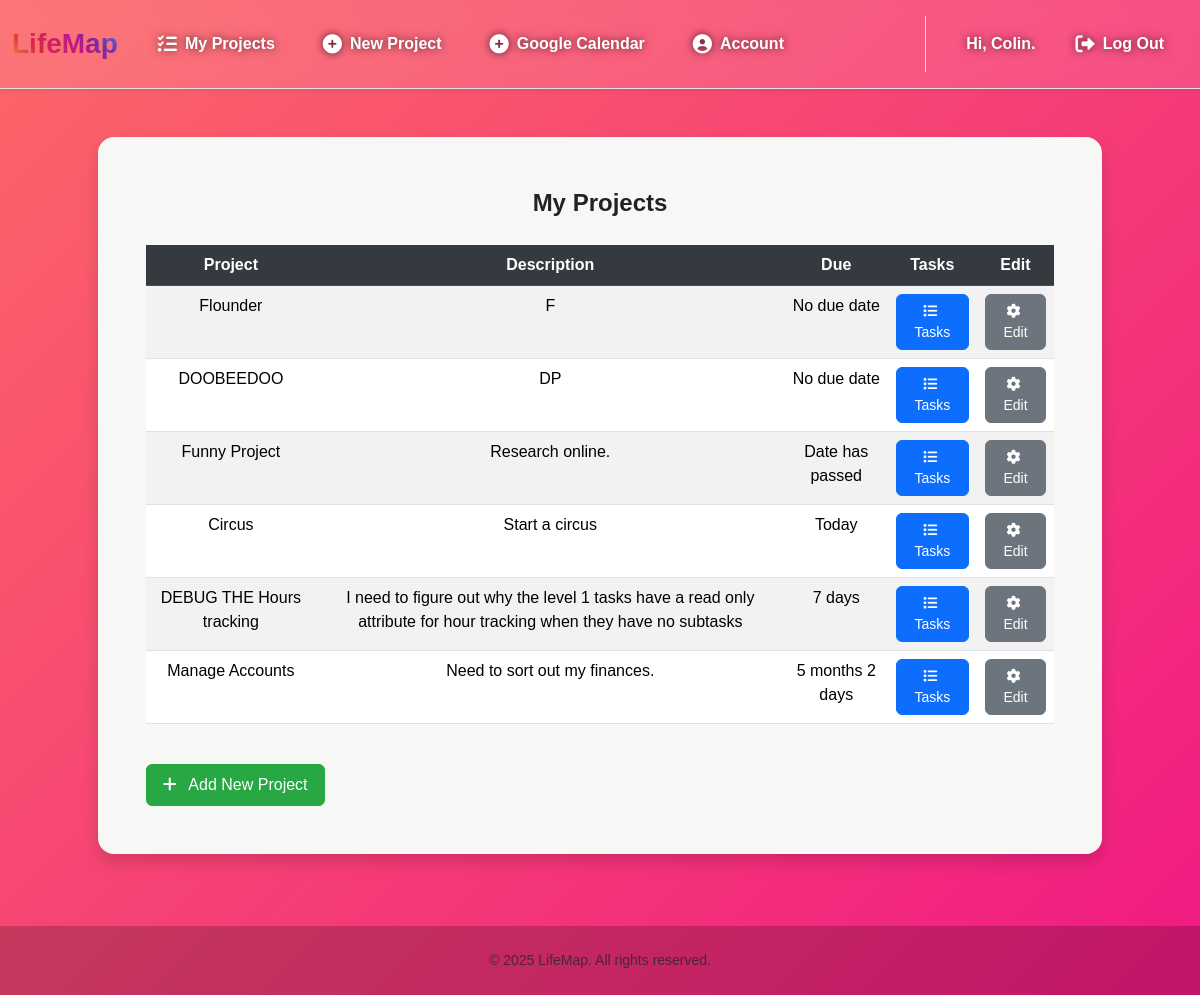
Screenshot of /projects (signed in) with the database file from the repository.
### tables this page shows
CREATE TABLE users (
    user_id INTEGER PRIMARY KEY AUTOINCREMENT,
    username TEXT NOT NULL UNIQUE,
    email TEXT UNIQUE,
    password_hash TEXT NOT NULL
, google_token TEXT);

CREATE TABLE projects (
    project_id INTEGER PRIMARY KEY AUTOINCREMENT,
    user_id INTEGER NOT NULL,
    name TEXT NOT NULL,
    description TEXT,
    start_date TEXT,
    end_date TEXT,
    FOREIGN KEY (user_id) REFERENCES users (user_id)
);

### app.py (the view)
@app.route("/projects", methods=["GET", "POST"])
@login_required
def projects_list():
    if request.method == "GET":
        conn = get_db()
        cursor = conn.cursor()
        user_id = session["user_id"]
        cursor.execute(
            """SELECT * FROM projects WHERE user_id = ? ORDER BY end_date ASC""", (user_id,))
        rows = [dict(row) for row in cursor.fetchall()]
        for row in rows:
            row["readable_due_date"] = format_date_difference(row["end_date"])
        return render_template(
            "projects.html",
            projects=rows,
            username=get_username(user_id))
    else:
        return error_page("Request Error, Only GET requests accepted.", 403)

### app.py (called while the page is built)
@app.after_request
def after_request(response):
    response.headers["Cache-Control"] = "no-cache, no-store, must-revalidate"
    response.headers["Expires"] = 0
    response.headers["Pragma"] = "no-cache"
    return response

### help.py (called while the page is built)
def get_db():
    if 'lifemap_db' not in g:
        g.lifemap_db = sqlite3.connect("LifeMap.db")
        g.lifemap_db.row_factory = sqlite3.Row
    return g.lifemap_db

def login_required(f):
    @wraps(f)
    def decorated_function(*args, **kwargs):
        if session.get("user_id") is None:
            return redirect("/login")
        return f(*args, **kwargs)
    return decorated_function

def get_username(user_id):
    conn = get_db()
    cursor = conn.cursor()
    cursor.execute("""SELECT username FROM users WHERE user_id = ?""", (user_id,))
    username_row = cursor.fetchone()
    return username_row[0] if username_row else None

def format_date_difference(target_date_str: str) -> str:
    if not target_date_str: return "No due date"
    target_date = date.fromisoformat(target_date_str)
    today = date.today()
    delta = relativedelta(target_date, today)
    if target_date < today: return "Date has passed"
    parts = []
    if delta.years: parts.append(f"{delta.years} year{'s' if delta.years != 1 else ''}")
    if delta.months: parts.append(f"{delta.months} month{'s' if delta.months != 1 else ''}")
    if delta.days: parts.append(f"{delta.days} day{'s' if delta.days != 1 else ''}")
    return " ".join(parts) or "Today"

### templates/projects.html (shortened to what this page needs)
{% extends "layout.html" %}
{% block username %}
    <div class="username fs-6 fw-bold">Hi, {{username}}.</div>
{% endblock %}
{% block main %}
    <div class="mb-4 shadow rounded-4 p-5 mx-auto" style="background-color: #f7f7f5 !important; max-width: 90%; width: 100%;">
        <div class="fs-4 fw-bold mb-4 text-center">
            My Projects
        </div>
        <div class="table-responsive">
            <table class="table table-hover table-striped">
                <thead class="table-dark">
                    <tr>
                        <th scope="col">Project</th>
                        <th scope="col">Description</th>
                        <th scope="col">Due</th>
                        <th scope="col">Tasks</th>
                        <th scope="col">Edit</th>
                    </tr>
                </thead>
                <tbody>
                    {% for row in projects %}
                    <tr>
                        <td> {{ row["name"] }} </td>
                        <td> {{ row["description"] }} </td>
                        {% if row["readable_due_date"] in this_week %}
                        <td><b style="color:red;"> {{ row["readable_due_date"]}}</b><td>
                        {% else %}
                        <td> {{ row["readable_due_date"]}}<td>
                        {% endif %}
                            <button class="details-button btn btn-sm btn-primary" data-project-id="{{ row["project_id"] }}">
                                <i class="fa-solid fa-list me-1"></i> Tasks
                            </button>
                        </td>
                        <td>
                            <button class="edit-button btn btn-sm btn-secondary" data-project-id="{{ row["project_id"] }}">
                                <i class="fa-solid fa-gear me-1"></i> Edit
                            </button>
                        </td>
                    </tr>
                    {% endfor %}
                </tbody>
            </table>
        </div>
        <div class="d-flex justify-content-left mt-4">
            <a href="/newProject" class="btn btn-new-project">
                <i class="fa-solid fa-plus me-2"></i> Add New Project
            </a>
        </div>
    </div>
{% endblock %}

### static/css/layout2.css (style rules this page uses)
body { font-family: 'Poppins', sans-serif; background: linear-gradient(-45deg, #6a11cb, #2575fc, #ec008c, #fc6767); background-size: 400% 400%; animation: gradientBG 25s ease infinite; color: #222; display: flex; flex-direction: column; min-height: 100vh; }
.username { text-shadow: 0px 0px 8px rgba(0, 0, 0, 0.7); }

### templates/projects.html (style rules this page uses)
.btn { border-radius: 0.375rem; font-weight: 500; transition: all 0.2s ease-in-out; padding: 0.375rem 0.75rem; font-size: 0.875rem; }
.btn-primary { background-color: #0d6efd; border-color: #0d6efd; color: white; }
.btn-secondary { background-color: #6c757d; border-color: #6c757d; color: white; }
.table-dark th { background-color: #343a40; color: white; }
.btn-new-project { background-color: #28a745; border-color: #28a745; color: white; padding: 0.5rem 1rem; font-size: 1rem; }

### rows the page displays
users: username "Colin"
projects: name "Flounder", description "F", readable_due_date "No due date"
projects: name "DOOBEEDOO", description "DP", readable_due_date "No due date"
projects: name "Funny Project", description "Research online.", readable_due_date "Date has passed"
projects: name "Circus", description "Start a circus", readable_due_date "Today"
projects: name "DEBUG THE Hours tracking", description "I need to figure out why the level 1 tasks have a read only attribute for hour tracking when they have no subtasks", readable_due_date "7 days"
projects: name "Manage Accounts", description "Need to sort out my finances.", readable_due_date "5 months 2 days"
